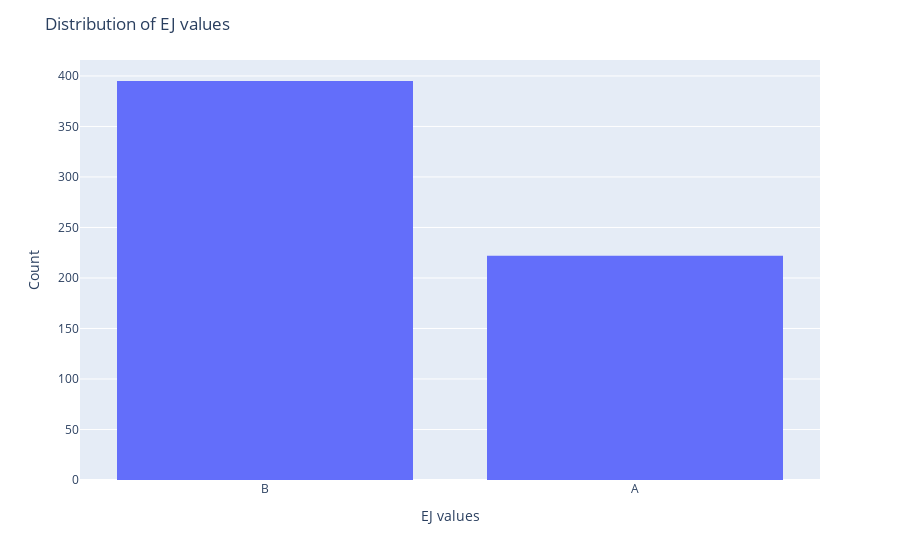

Notebook cell for this chart:
### Code cell
fig = px.histogram(df, x="EJ")

# add title and axis labels
fig.update_layout(
    title="Distribution of EJ values",
    xaxis_title="EJ values",
    yaxis_title="Count"
)

# show chart
fig.show()

### Figure 1 — Plotly figure (JSON) as saved in the notebook; plotly's stock layout.template omitted (floating-point values rounded to 4 significant figures; data arrays with more than 128 entries replaced by an {"elided": "..."} marker saying what was removed)
{"data": [{"alignmentgroup": "True", "bingroup": "x", "hovertemplate": "EJ=%{x}<br>count=%{y}<extra></extra>", "legendgroup": "", "marker": {"color": "#636efa", "pattern": {"shape": ""}}, "name": "", "offsetgroup": "", "orientation": "v", "showlegend": false, "type": "histogram", "x": {"elided": "617 str values"}, "xaxis": "x", "yaxis": "y"}], "layout": {"barmode": "relative", "legend": {"tracegroupgap": 0}, "margin": {"t": 60}, "title": {"text": "Distribution of EJ values"}, "xaxis": {"anchor": "y", "domain": [0, 1], "title": {"text": "EJ values"}}, "yaxis": {"anchor": "x", "domain": [0, 1], "title": {"text": "Count"}}}}
